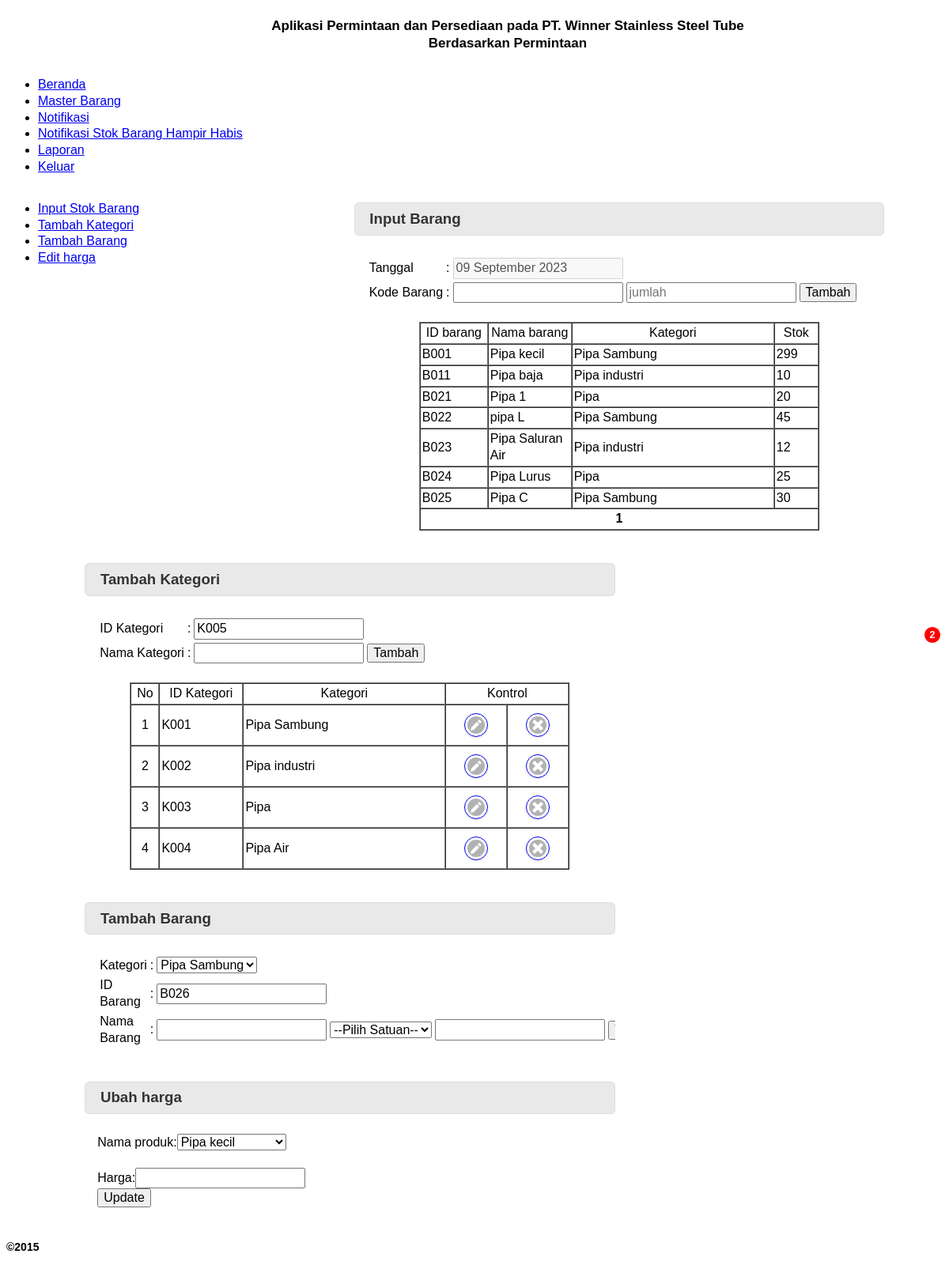
The app's page /gudang/index1.php?menu=inputbarang (signed in) with its own data.
### tables this page shows
CREATE TABLE IF NOT EXISTS `ms_barang` (
  `id_brg` varchar(10) NOT NULL,
  `nama_brg` varchar(25) NOT NULL,
  `id_kategori` varchar(5) NOT NULL,
  `stok` int(5) NOT NULL,
  `satuan` varchar(15) NOT NULL,
  `harga` int(10) DEFAULT NULL,
  PRIMARY KEY (`id_brg`)
);

CREATE TABLE IF NOT EXISTS `kategori` (
  `id_kategori` varchar(5) NOT NULL,
  `nama_kategori` varchar(30) NOT NULL,
  PRIMARY KEY (`id_kategori`)
);

### gudang/input.php (the view, shortened to what this page needs)
<?php
if (empty($_SESSION['id_user']) AND empty($_SESSION['pass']))
{header('location:../index.php'); }
else{
?>
<!DOCTYPE HTML>
<html>
<head>
</head>
<body>
<?php
if ($_SESSION['id_jabatan']=='3')
{
?>
<div data-role="content">
<?php
$dataPerPage = 10;
if(isset($_GET['paging']))
{
    $noPage = $_GET['paging'];
}
else $noPage = 1;
$offset = ($noPage - 1) * $dataPerPage;
?>
	<div data-role="tabs">
		<ul data-role="listview" data-inset="true" class="tablist-left">
			<li><a href="#input" data-ajax="false">Input Stok Barang</a></li>
			<li><a href="#kategori" data-ajax="false">Tambah Kategori</a></li>
			<li><a href="#tambah_barang" data-ajax="false">Tambah Barang</a></li>
			<li><a href="#edit_harga" data-ajax="false">Edit harga</a></li>
		</ul>
		<div id="input" class="ui-body-d tablist-content">
				<ul data-role="listview" data-inset="true">
					<h3 class="ui-bar ui-bar-a ui-corner-all">Input Barang</h3>
					  <div class="ui-body">
						<form action="input1.php" method="GET" data-ajax="false">
						  <table border="0">
						  <?php
					$tanggal=date("j F Y");
					$bulan=date('F', strtotime($tanggal));
					if ($bulan == "January") $bulan = "Januari";
					elseif ($bulan == "February") $bulan = "Februari";
					elseif ($bulan == "March") $bulan = "Maret";
					elseif ($bulan == "April") $bulan = "April";
					elseif ($bulan == "May") $bulan = "Mei";
					elseif ($bulan == "June") $bulan = "Juni";
					elseif ($bulan == "July") $bulan = "Juli";
					elseif ($bulan == "August") $bulan = "Agustus";
					elseif ($bulan == "September") $bulan = "September";
					elseif ($bulan == "October") $bulan = "Oktober";
					elseif ($bulan == "November") $bulan = "Nopember";
					else $bulan = "Desember";
					$tanggal2=date('d', strtotime($tanggal));
					$tanggal3=date('Y', strtotime($tanggal));
					$tanggal4=$tanggal2." ".$bulan." ".$tanggal3;
					?>
							<tr>
								<td>Tanggal</td>
								<td>:</td>
								<td colspan="3"><input type="text" data-theme="b" disabled name="tgl" id="tgl" value="<?php echo $tanggal4; ?>"></td>
							</tr>
							<tr>
								<td>Kode Barang</td>
								<td>:</td>
								<td><input type="text" name="id_brg" id="id_brg" required value=""></td>
								<td><input type="text" name="jml" id="jml" value="" required placeholder="jumlah"></td>
								<td><input type="submit" value="Tambah" data-theme="b"></td>
							</tr>
						   </table>
						   <BR>
							<table border="1" align="center" cellspacing="0" cellpadding="2">
							<tr>
								<td width="80" align="center">ID barang</td>
								<td width="100" align="center">Nama barang</td>
								<td width="250" align="center">Kategori</td>
								<td width="50" align="center">Stok</td>
							</tr>
							<?php
							$sql = mysql_query("SELECT a.id_brg,a.nama_brg,b.id_kategori,b.nama_kategori,a.stok,a.harga FROM ms_barang a LEFT JOIN kategori b ON a.id_kategori=b.id_kategori ORDER BY a.id_brg LIMIT $offset, $dataPerPage");
							while ($data = mysql_fetch_array($sql))
							{
							?>
							<tr>
								<td><?php echo $data['id_brg'] ?></td>
								<td><?php echo $data['nama_brg'] ?></td>
								<td><?php echo $data['nama_kategori'] ?></td>
								<td><?php echo $data['stok'] ?></td>
							</tr>
							<?php
							}
							?>
							<tr>
								<td colspan="4" align="center">
									<?php
									$query   = "SELECT COUNT(*) AS jumData FROM ms_barang ";
									$hasil  = mysql_query($query);
									$data     = mysql_fetch_array($hasil);
									$jumData = $data['jumData'];
									$jumPage = ceil($jumData/$dataPerPage);
									for($page = 1; $page <= $jumPage; $page++)
									{
											 if ((($page >= $noPage - 3) && ($page <= $noPage + 3)) || ($page == 1) || ($page == $jumPage))
											 {
												if ($page == $noPage) echo " <b>".$page."</b> ";
												else echo " <a href='index1.php?menu=inputbarang&paging=".$page."' data-ajax='false'>".$page."</a> ";
											 }
									}
									?>
								</td>
							</tr>
							</table>
						</form>
					  </div>
				</ul>
		</div>
		<div id="kategori" class="ui-body-d tablist-content">
				<ul data-role="listview" data-inset="true">
					<h3 class="ui-bar ui-bar-a ui-corner-all">Tambah Kategori</h3>
					  <div class="ui-body">
						<form action="kategori.php" method="GET" data-ajax="false">
						  <table border="0">
							<tr>
								<td>ID Kategori</td>
								<td>:</td>
								<td colspan="2">
								<?php
									$sql = mysql_query("SELECT max(id_kategori) as id FROM kategori") or die(mysql_error());
									$data = mysql_fetch_array($sql);
									$id = substr($data['id'], 1,3);
									$a=$id+1;
									if($a>99)
									{
									$b='K'.$a;
									}
									elseif($a>9)
									{
									$b='K0'.$a;
									}
									else
									{
									$b='K00'.$a;
									}
								?>
									<input type="text" data-theme="b" readOnly name="id_kategori" id="id_kategori" value="<?php echo $b; ?>">
								</td>
							</tr>
							<tr>
								<td>Nama Kategori</td>
								<td>:</td>
								<td><input type="text" name="nama_kategori" required id="nama_kategori" value=""></td>
								<td><input type="submit" value="Tambah" data-theme="b"></td>
							</tr>
						   </table>
						   <BR>
							<table border="1" align="center" cellspacing="0" cellpadding="2">
							<tr>
								<td width="30" align="center">No</td>
								<td width="100" align="center">ID Kategori</td>
								<td width="250" align="center">Kategori</td>
								<td width="150" align="center" colspan="2">Kontrol</td>
							</tr>
							<?php
							$sql = mysql_query("SELECT * FROM kategori ORDER BY id_kategori");
							$no=1;
							while ($data = mysql_fetch_array($sql))
							{
							?>
							<tr>
								<td align="center"><?php echo $no ?></td>
								<td><?php echo $data['id_kategori'] ?></td>
								<td><?php echo $data['nama_kategori'] ?></td>
								<td align="center">
									<a href="edit.php?id=<?php echo $data['id_kategori'] ?>" data-rel="dialog" data-transition="pop" class="ui-btn ui-shadow ui-corner-all ui-icon-edit ui-btn-icon-notext"></a>
								</td>
								<td align="center">
									<a href="delete.php?id=<?php echo $data['id_kategori'] ?>" class="ui-btn ui-shadow ui-corner-all ui-icon-delete ui-btn-icon-notext" data-ajax="false" onclick="return confirm('Apakah anda yakin akan menghapus kategori <?php echo $data["nama_kategori"] ?>?')"></a>
								</td>
							</tr>
							<?php
							$no++;
							}
							?>
							</table>
						</form>
					  </div>
				</ul>
		</div>
		<div id="tambah_barang" class="ui-body-d tablist-content">
				<ul data-role="listview" data-inset="true">
					<h3 class="ui-bar ui-bar-a ui-corner-all">Tambah Barang</h3>
					  <div class="ui-body">
						<form action="add_barang.php" method="GET" data-ajax="false">
						  <table border="0">
							<tr>
								<td>Kategori</td>
								<td>:</td>
								<td colspan="2">
									<select name="select1" id="select1">
									<?php
									$sql = mysql_query("SELECT * FROM kategori");
									while ($data = mysql_fetch_array($sql))
									{
									?>
										<option value="<?php echo $data['id_kategori'] ?>"><?php echo $data['nama_kategori'] ?></option>
									<?php
									}
									?>
								</td>
							</tr>
							<tr>
								<td>ID Barang</td>
								<td>:</td>
								<td colspan="2">
								<?php
									$sql = mysql_query("SELECT max(id_brg) as id FROM ms_barang") or die(mysql_error());
									$data = mysql_fetch_array($sql);
									$id = substr($data['id'], 1,3);
									$a=$id+1;
									if($a>99)
									{
									$b='B'.$a;
									}
									elseif($a>9)
									{
									$b='B0'.$a;
									}
									else
									{
									$b='B00'.$a;
									}
								?>
									<input type="text" data-theme="b" readOnly name="id_brg" id="id_brg" value="<?php echo $b; ?>">
								</td>
							</tr>
							<tr>
								<td>Nama Barang</td>
								<td>:</td>
								<td><input type="text" name="nama_brg" id="nama_brg" required value=""></td>
								<td>
									<select name="satuan" id="satuan">
										<option value="">--Pilih Satuan--</option>
									</select>
								</td>
								<td><input type="text" name="harga" id="harga" required value=""></td>
								<td><input type="submit" value="Tambah" data-theme="b"></td>
							</tr>
						   </table>
						</form>
					  </div>
				</ul>
		</div>
		<div id="edit_harga" class="ui-body-d tablist-content">
				<ul data-role="listview" data-inset="true">
					<h3 class="ui-bar ui-bar-a ui-corner-all">Ubah harga</h3>
					  <div class="ui-body">
<form action="updateprice.php" method="post">
	<div>
	Nama produk:<?php
	$name= mysql_query("select * from ms_barang");
	echo '<select name="nama_brg" nama_brg="nama_brg" class="textfield1">';
	 while($res= mysql_fetch_assoc($name))
	{
	echo '<option value="'.$res['nama_brg'].'">';
	echo $res['nama_brg'];
	echo'</option>';
	}
	echo'</select>';
	?>
	</div>
	<br />
	<div>Harga:<input name="itemprice" type="text" /></div>
	<div><input name="" type="submit" value="Update" /></div>
</form>
					  </div>
				</ul>
		</div>
	</div>
</div>
<?php
}else{
?>
	<script> window.location="../index.php"; </script>
<?php
	}
?>
</body>
</html>
<?php }
?>

### gudang/index1.php (shortened to what this page needs)
<?php
if (empty($_SESSION['id_user']) AND empty($_SESSION['pass']))
{header('location:../index.php'); }
else{
?>
<!DOCTYPE HTML>
<html>
<head>
<link rel="stylesheet" href="../css/jquery.mobile-1.4.0.css" />
</head>
<body>
<?php
if ($_SESSION['id_jabatan']=='3')
{
?>
<div data-role="page">
	<div data-role="header">
		<table align="center">
		<tr>
			<td width="80px"></td>
			<td align="center">
				<h1 style="font-size:17px;">Aplikasi Permintaan dan Persediaan pada PT. Winner Stainless Steel Tube<br>Berdasarkan Permintaan</h1>
			</td>
		</tr>
		</table>
	</div>
	<div data-role="content">
		<div data-role="navbar">
		<ul>
			<li><a href="index1.php?menu=home" data-icon="home" data-ajax="false">Beranda</a></li>
			<li><a href="index1.php?menu=inputbarang" data-icon="plus" data-ajax="false">Master Barang</a></li>
			<?php
			$query = mysql_query("SELECT COUNT(*) as a FROM pesan WHERE sudahbaca='N' && kepada_2='3' && kepada_3='0'");
			$row = mysql_fetch_array($query);
			$a=$row['a'];
			?>
			<?php
			$query = mysql_query("SELECT COUNT(*) as b FROM ms_barang WHERE stok < 15");
			$row = mysql_fetch_array($query);
			$b=$row['b'];
			?>
			<li><a href="index1.php?menu=notif" data-icon="mail" id="notif" data-ajax="false">Notifikasi <?php if ($a > 0)
			{ echo '<span class="ui-li-count badge">'.$a.'</span>'; }else{ '<span class="ui-li-count badge" style="display: none;></span>'; } ?></a></li>
			<li><a href="index1.php?menu=notifstok" data-icon="mail" id="notif" data-ajax="false">Notifikasi Stok Barang Hampir Habis<?php if ($b > 0)
			{ echo '<span class="ui-li-count badge">'.$b.'</span>'; }else{ '<span class="ui-li-count badge" style="display: none;></span>'; } ?></a></li>
			<li><a href="index1.php?menu=laporan" data-icon="bullets" data-ajax="false">Laporan</a></li>
			<li><a href="index1.php?menu=logout" data-icon="power" data-ajax="false">Keluar</a></li>
		</ul>
		</div>
		<?php
		switch($_GET['menu'])
		{
			case "inputbarang":include("input.php");break;
		}
		?>
	</div>
	<div data-role="footer" data-position="fixed">
        <h4 style="font-size: 14px;">&copy;2015</h4>
    </div>
</div>
<?php
}else{
?>
	<script> window.location="../index.php"; </script>
<?php
	}
?>
</body>
</html>
<?php }
?>

### gudang/index1.php (style rules this page uses)
.badge { color: #FFFFFF; background: #FF0000; border-radius: 1em 1em 1em 1em; }

### gudang/input.php (style rules this page uses)
.tablist-left { width: 25%; display: inline-block; }
.tablist-content { width: 60%; display: inline-block; vertical-align: top; margin-left: 5%; }

### records on screen
ms_barang: id_brg "B001", nama_brg "Pipa kecil", id_kategori.nama_kategori "Pipa Sambung", stok "299"
ms_barang: id_brg "B011", nama_brg "Pipa baja", id_kategori.nama_kategori "Pipa industri", stok "10"
ms_barang: id_brg "B021", nama_brg "Pipa 1", id_kategori.nama_kategori "Pipa", stok "20"
ms_barang: id_brg "B022", nama_brg "pipa L", id_kategori.nama_kategori "Pipa Sambung", stok "45"
ms_barang: id_brg "B023", nama_brg "Pipa Saluran Air", id_kategori.nama_kategori "Pipa industri", stok "12"
ms_barang: id_brg "B024", nama_brg "Pipa Lurus", id_kategori.nama_kategori "Pipa", stok "25"
ms_barang: id_brg "B025", nama_brg "Pipa C", id_kategori.nama_kategori "Pipa Sambung", stok "30"
kategori: id_kategori "K001", nama_kategori "Pipa Sambung"
kategori: id_kategori "K002", nama_kategori "Pipa industri"
kategori: id_kategori "K003", nama_kategori "Pipa"
kategori: id_kategori "K004", nama_kategori "Pipa Air"

### other values on screen
$b "2"
form field select1 "Pipa Sambung"
form field nama_brg "Pipa kecil"
